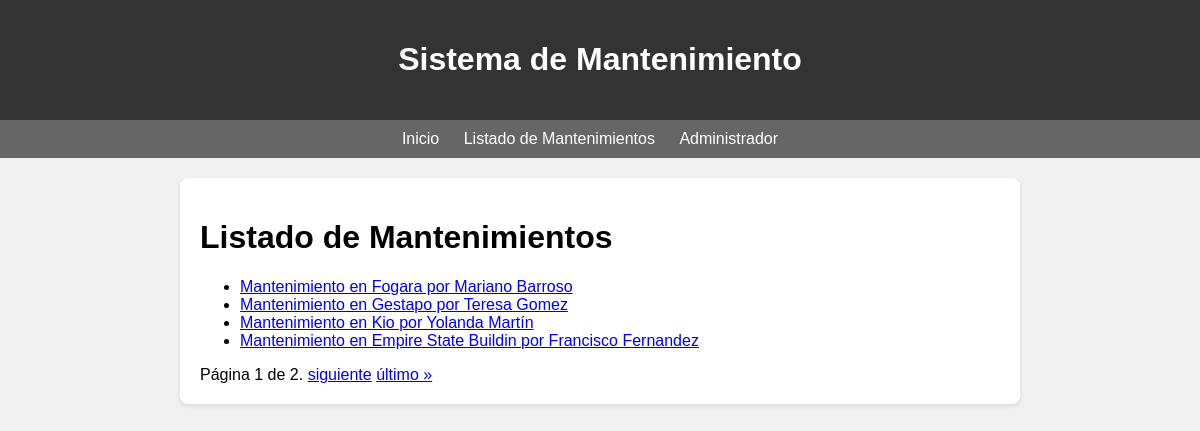
The app's page /mantenimientos/ with its own data.
### mantenimiento/models.py (models this page shows, shortened)
class Mantenimiento(models.Model):
    fecha = models.DateField()
    descripcion = models.TextField(max_length=150)
    edificio = models.ForeignKey(Edificio, on_delete=models.CASCADE)
    tecnico = models.ForeignKey(Tecnico, on_delete=models.CASCADE)
    def __str__(self):
        return f"Mantenimiento en {self.edificio.nombre} por {self.tecnico.nombre}"

class Edificio(models.Model):
    nombre = models.TextField(max_length=50)
    direccion = models.TextField(max_length=150)
    contacto = models.EmailField(max_length=100)

class Tecnico(models.Model):
    nombre = models.TextField(max_length=50)
    especialidad = models.TextField(max_length=150)
    contacto = models.EmailField(max_length=100)

### mantenimiento/views.py (the view)
# urls.py: path('mantenimientos/', views.lista_mantenimientos, name='lista_mantenimientos'),
def lista_mantenimientos(request):
    mantenimientos_list = Mantenimiento.objects.all()
    paginator = Paginator(mantenimientos_list, 4)  # Paginar cada 4 mantenimientos
    page_number = request.GET.get('page')
    page_obj = paginator.get_page(page_number)
    return render(request, 'mantenimiento/lista_mantenimientos.html', {'page_obj': page_obj})

### mantenimiento/templates/mantenimiento/lista_mantenimientos.html (shortened to what this page needs)
<!DOCTYPE html>
<html lang="en">
<head>
</head>
<body>
    {% extends 'mantenimiento/base.html' %}
    {% block content %}
    <h1>Listado de Mantenimientos</h1>
    <ul>
        {% for mantenimiento in page_obj %}
            <li><a href="{% url 'detalle_mantenimiento' mantenimiento.id %}">{{ mantenimiento }}</a></li>
        {% endfor %}
    </ul>
    <div class="pagination">
        <span class="step-links">
            <span class="current">
                Página {{ page_obj.number }} de {{ page_obj.paginator.num_pages }}.
            </span>
            {% if page_obj.has_next %}
                <a href="?page={{ page_obj.next_page_number }}">siguiente</a>
                <a href="?page={{ page_obj.paginator.num_pages }}">último &raquo;</a>
            {% endif %}
        </span>
    </div>
    {% endblock %}

### mantenimiento/templates/mantenimiento/base.html (shortened to what this page needs)
<!DOCTYPE html>
<html lang="es">
<head>
</head>
<body>
    <header>
        <h1>Sistema de Mantenimiento</h1>
    </header>
    <nav>
        <ul>
            <li><a href="/">Inicio</a></li>
            <li><a href="/mantenimientos/">Listado de Mantenimientos</a></li>
            <li><a href="/admin/">Administrador</a></li>
        </ul>
    </nav>
    <div class="container">
        {% block content %}
        {% endblock %}
    </div>
</body>
</html>

### mantenimiento/templates/mantenimiento/base.html (style rules this page uses)
body { font-family: Arial, sans-serif; margin: 0; padding: 0; background-color: #f0f0f0; }
header { background-color: #333; color: #fff; padding: 20px; text-align: center; }
nav { background-color: #666; padding: 10px; }
nav ul { list-style-type: none; margin: 0; padding: 0; text-align: center; }
nav ul li { display: inline; margin-right: 20px; }
nav ul li a { color: #fff; text-decoration: none; }
.container { max-width: 800px; margin: 20px auto; padding: 20px; background-color: #fff; border-radius: 8px; box-shadow: 0 2px 4px rgba(0, 0, 0, 0.1); }

### records on screen
Mantenimiento: edificio+tecnico "Mantenimiento en Fogara por Mariano Barroso"
Mantenimiento: edificio+tecnico "Mantenimiento en Gestapo por Teresa Gomez"
Mantenimiento: edificio+tecnico "Mantenimiento en Kio por Yolanda Martín"
Mantenimiento: edificio+tecnico "Mantenimiento en Empire State Buildin por Francisco Fernandez"

### other values on screen
{{ page_obj.number }} "1"
{{ page_obj.paginator.num_pages }} "2"
